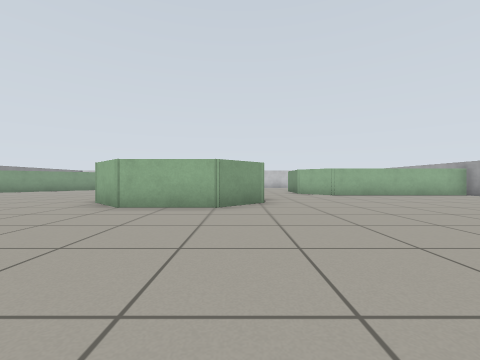
view 1 (above)

15 first-person views from a walk through a Gazebo world. The camera is 0.57 m above the floor, looks level and sees 90° across. The floor is counted in squares, 1 m on a side. Each view is taken from the middle of a square. On the plan, view 1 faces up. The plan holds only what a view shows up to about 9 squares ahead; the rest is blank. Surface patterns are stand-ins for the level's own textures.

view 2
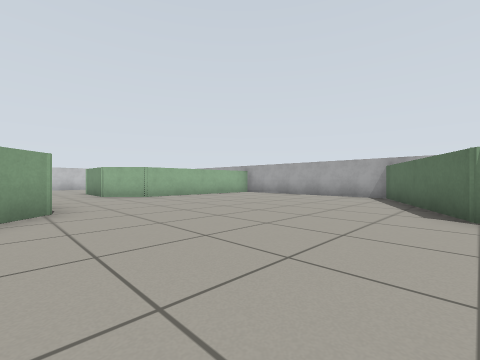

view 3
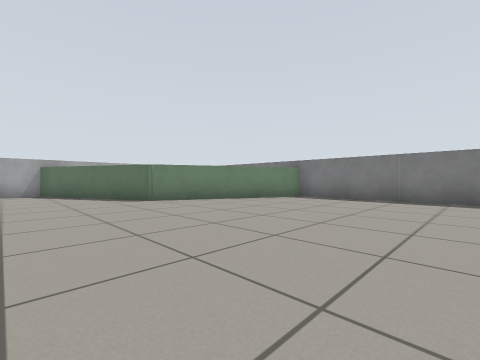

view 4
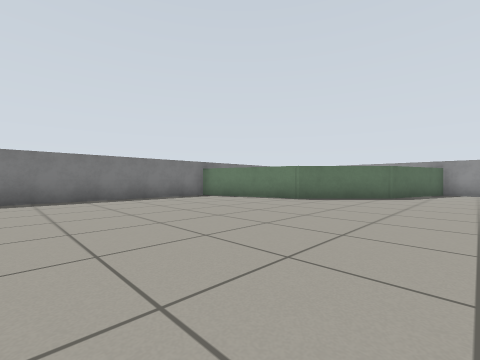

view 5
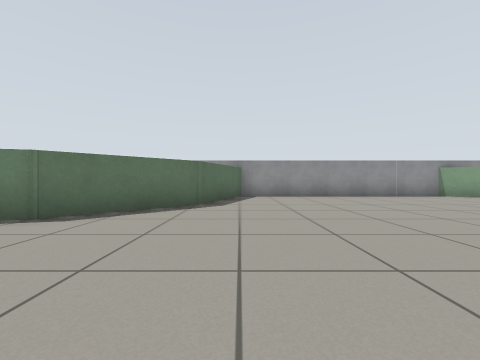

view 6
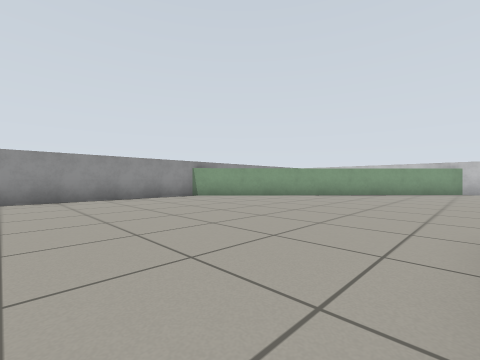

view 7
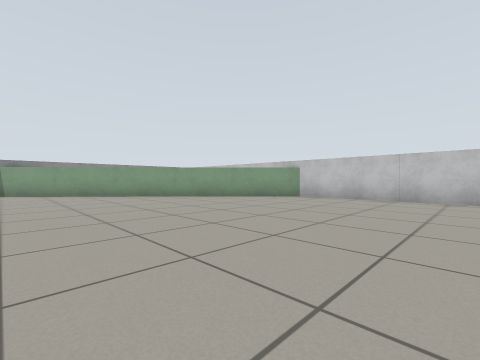

view 8
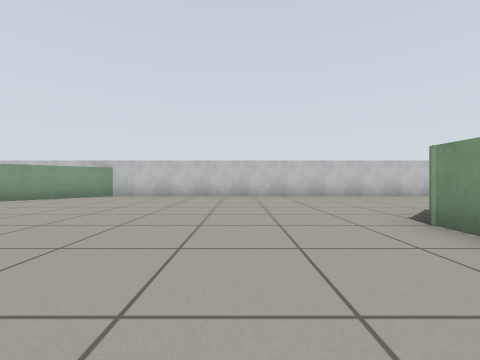

view 9
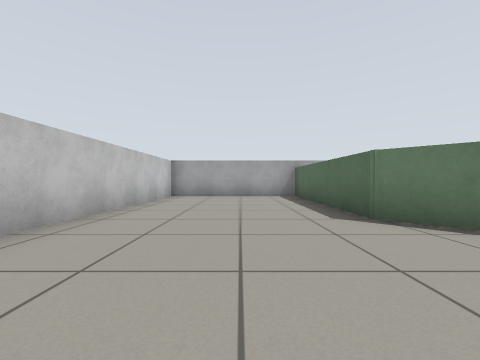

view 10
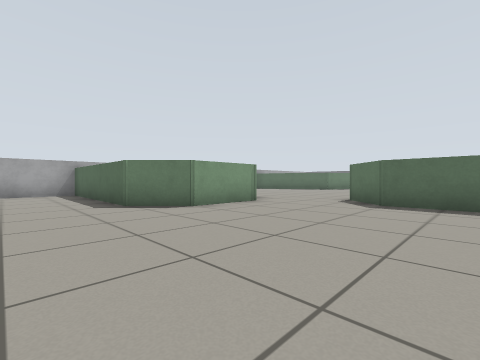

view 11
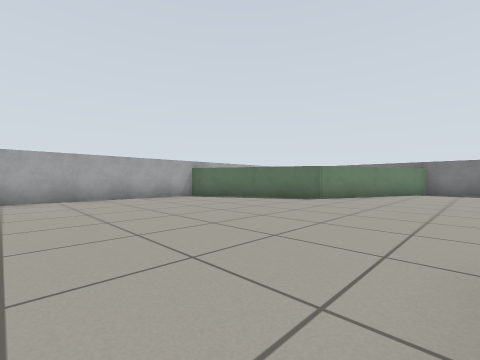

view 12
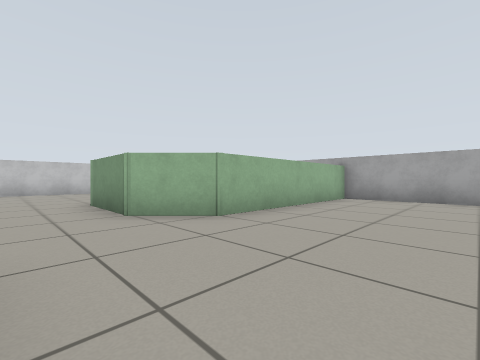

view 13
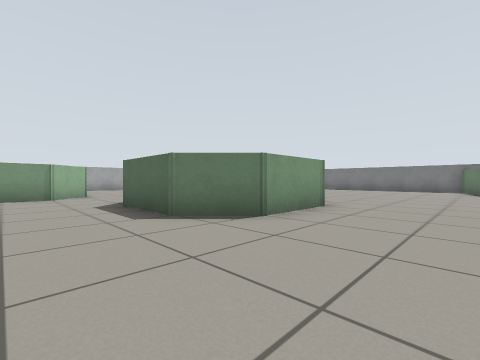

view 14
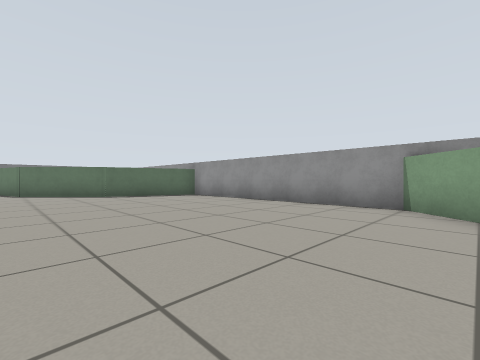

view 15
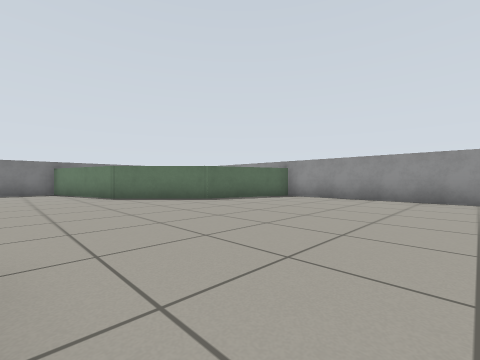

### Floor plan
Points are (right, up) in squares from view 1. A wall is a line through its corners. A room is listed if a view was taken in it or the views show most of it. See-through windows are left out.
Room 1 (views 1, 2, 3, 4, 5, 6, 7, 8, 9, 10, 11, 12, 13, 14, 15)
walls: (2.4, 10) (2.4, 12) (3.5, 13.1) (8.4, 13.1) (8.4, 17.4) (-4.5, 17.4) (-11.4, 10) (-11.4, 3.1) (-8.5, 2.1) (-6.4, 0) (-5.4, -3.4) (2.4, -3.4) (4.4, 1) (8.4, 3) (8.4, 8.9) (3.5, 8.9) (2.4, 10); (0.7, 6.1) (-0.5, 4.9) (-2.5, 4.9) (-3.6, 6) (-3.6, 8) (-2.5, 9.1) (-0.5, 9.1) (0.5, 8.1)

Positions as (right, up) in squares from view 1, and headings:
1: (0, 0), facing up
2: (0, 1), facing up-right
3: (-2, 4), facing down-right
4: (0, 4), facing down-left
5: (-3, 3), facing left
6: (-4, 5), facing up-left
7: (0, 10), facing up-left
8: (0, 9), facing up
9: (0, 15), facing right
10: (-2, 15), facing down-right
11: (1, 8), facing down-right
12: (1, 6), facing up-right
13: (-6, 11), facing down-right
14: (-6, 11), facing down-left
15: (-4, 8), facing down-left
